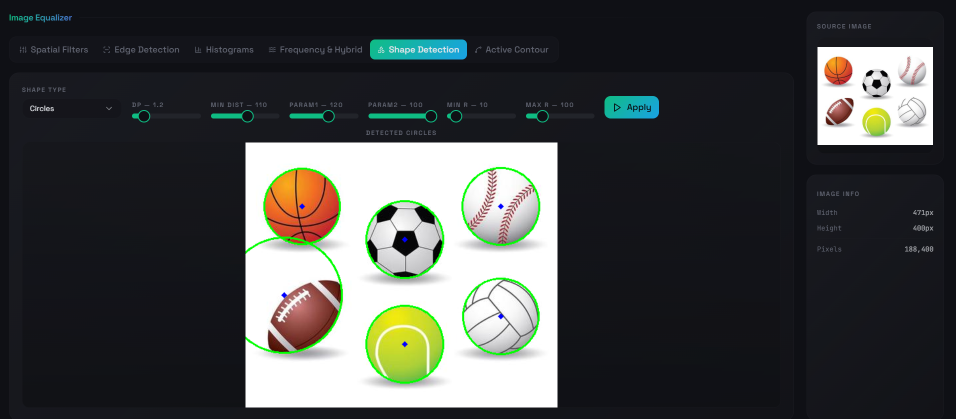
#> input picture image-1.png, 1912 x 837 px (shown at 1/2 size)
$ python -i snake.py   (imports and definitions only)
#> lines starting #> are read from the running program, lines starting #| are printed output that depends on the picture
### Server/utils.py
import numpy as np
from PIL import Image
import io
import base64
import cv2
from numpy.lib.stride_tricks import sliding_window_view


# ── Private 2D convolution (used internally) ─────────────────────────────────
# [33 lines left out: functions _convolve_2d, convolve, gaussian_kernel, not called in this run]


def resize_to_match(img1: np.ndarray, img2: np.ndarray) -> np.ndarray:
    h, w = img1.shape[:2]
    return cv2.resize(img2, (w, h))


def normalize_img(img: np.ndarray) -> np.ndarray:
    if img.max() > 0:
        return (img / img.max() * 255).astype(np.uint8)
    return np.zeros_like(img, dtype=np.uint8)


def to_grayscale(img: np.ndarray) -> np.ndarray:
    if len(img.shape) == 2:
        return img
    return cv2.cvtColor(img, cv2.COLOR_RGB2GRAY)


# [8 lines left out: function image_to_base64, not called in this run]

### Server/snake.py
import cv2
import numpy as np
from utils import normalize_img, to_grayscale


# ─────────────────────────────────────────────
# Internal helpers
# ─────────────────────────────────────────────

def _gaussian_blur(gray: np.ndarray, ksize: int = 5, sigma: float = 1.0) -> np.ndarray:
    k = cv2.getGaussianKernel(ksize, sigma)
    kernel = k @ k.T
    from numpy.lib.stride_tricks import sliding_window_view
    pad = ksize // 2
    padded = np.pad(gray.astype(np.float32), pad, mode='edge')
    windows = sliding_window_view(padded, (ksize, ksize))
    return np.sum(windows * kernel, axis=(2, 3)).astype(np.float32)


def _sobel_magnitude(gray: np.ndarray):
    from numpy.lib.stride_tricks import sliding_window_view

    def _conv2d(img, kern):
        kh, kw = kern.shape
        ph, pw = kh // 2, kw // 2
        padded = np.pad(img.astype(np.float32), ((ph, ph), (pw, pw)), mode='edge')
        windows = sliding_window_view(padded, (kh, kw))
        return np.sum(windows * kern, axis=(2, 3)).astype(np.float32)

    kx = np.array([[-1, 0, 1], [-2, 0, 2], [-1, 0, 1]], dtype=np.float32)
    ky = np.array([[-1, -2, -1], [0, 0, 0], [1, 2, 1]], dtype=np.float32)
    gx = _conv2d(gray, kx)
    gy = _conv2d(gray, ky)
    mag = np.sqrt(gx**2 + gy**2)
    direction = np.arctan2(gy, gx)
    return mag, direction


def _distance_transform(binary_edges: np.ndarray) -> np.ndarray:
    """Simple two-pass distance transform (no scipy needed)."""
    dist = np.full(binary_edges.shape, np.inf, dtype=np.float32)
    h, w = binary_edges.shape
    for y in range(h):
        for x in range(w):
            if binary_edges[y, x] == 0:
                dist[y, x] = 0
            else:
                if x > 0:
                    dist[y, x] = min(dist[y, x], dist[y, x - 1] + 1)
                if y > 0:
                    dist[y, x] = min(dist[y, x], dist[y - 1, x] + 1)
    for y in range(h - 1, -1, -1):
        for x in range(w - 1, -1, -1):
            if x < w - 1:
                dist[y, x] = min(dist[y, x], dist[y, x + 1] + 1)
            if y < h - 1:
                dist[y, x] = min(dist[y, x], dist[y + 1, x] + 1)
    return dist


# ─────────────────────────────────────────────
# Energy map
# ─────────────────────────────────────────────

def _compute_energy_map(img_rgb: np.ndarray):
    gray = to_grayscale(img_rgb)
    blurred = _gaussian_blur(gray, 5, 1.0)

    edges1 = cv2.Canny(blurred.astype(np.uint8), 30, 100)
    edges2 = cv2.Canny(blurred.astype(np.uint8), 50, 150)
    edges3 = cv2.Canny(blurred.astype(np.uint8), 80, 200)
    combined_edges = np.maximum.reduce([edges1, edges2, edges3]).astype(np.float32)

    grad_mag, _ = _sobel_magnitude(blurred)
    grad_mag = normalize_img(grad_mag).astype(np.float32)

    energy_map = 255.0 - (0.6 * grad_mag + 0.4 * combined_edges)

    edge_dist = _distance_transform((255 - combined_edges).astype(np.uint8))
    edge_dist_norm = normalize_img(edge_dist).astype(np.float32)

    combined = 0.5 * energy_map + 0.5 * edge_dist_norm
    smoothed = _gaussian_blur(combined, 5, 1.0)
    return smoothed


# [215 lines left out: functions _compute_gradient_directions, initialize_contour, _resample_contour, _compute_external_forces, _compute_internal_forces, _smooth_contour and 2 more, not called in this run]

>>> import cv2
>>> picture = cv2.imread('../image-1.png')
#> picture is the input picture: shape (837, 1912, 3); mean B, G, R 69.5, 70.1, 67.8
>>> result = _compute_energy_map(picture)
#> in _compute_energy_map, `edges1 = cv2.Canny(blurred.astype(np.uint8), 30, 100)`:
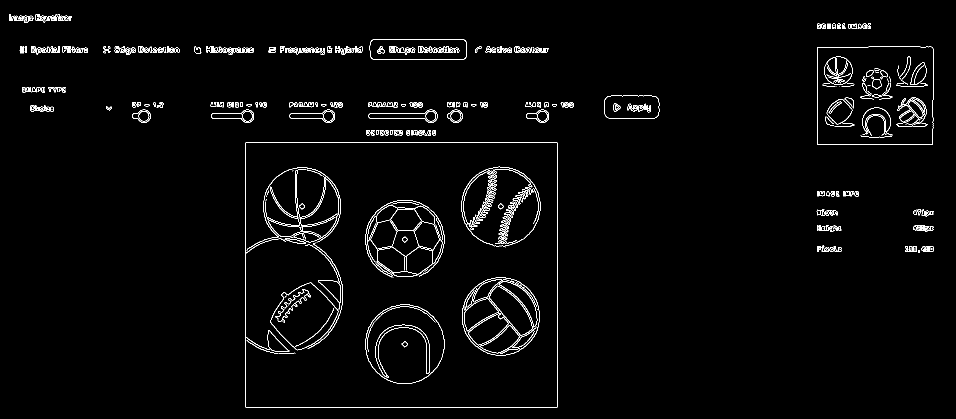
#> edges1: shape (837, 1912) (shown at 1/2 size); 2% white in thin lines or dots
#> in _compute_energy_map, `edges2 = cv2.Canny(blurred.astype(np.uint8), 50, 150)`: edges2: shape (837, 1912); 1.9% white in thin lines or dots
#> in _compute_energy_map, `edges3 = cv2.Canny(blurred.astype(np.uint8), 80, 200)`: edges3: shape (837, 1912); 1.7% white in thin lines or dots
#> in _compute_energy_map, `combined_edges = np.maximum.reduce([edges1, edges2, edges3]).astype(np..`: combined_edges: shape (837, 1912) float32; 2% white in thin lines or dots
#> in _conv2d (call 2), `return np.sum(windows * kern, axis=(2, 3)).astype(np.float32)`:
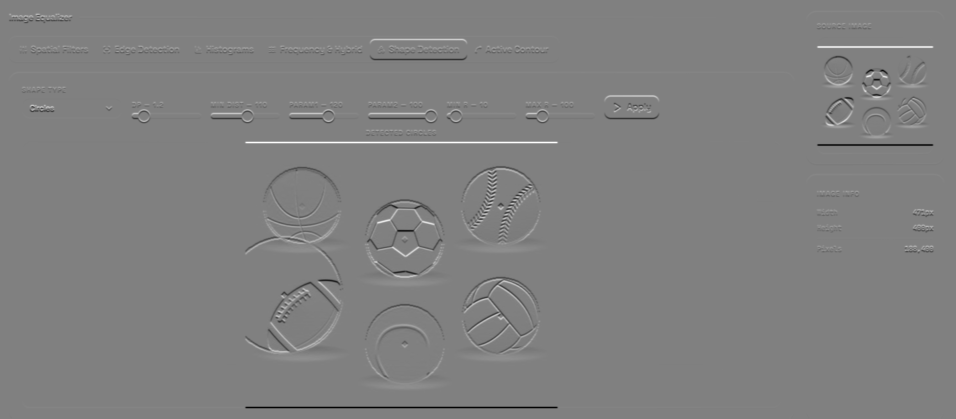
#> returned value: shape (837, 1912) float32 (shown at 1/2 size); min -613, max 602.7, mean 0; drawn with min black and max white
#> in _sobel_magnitude, `direction = np.arctan2(gy, gx)`:
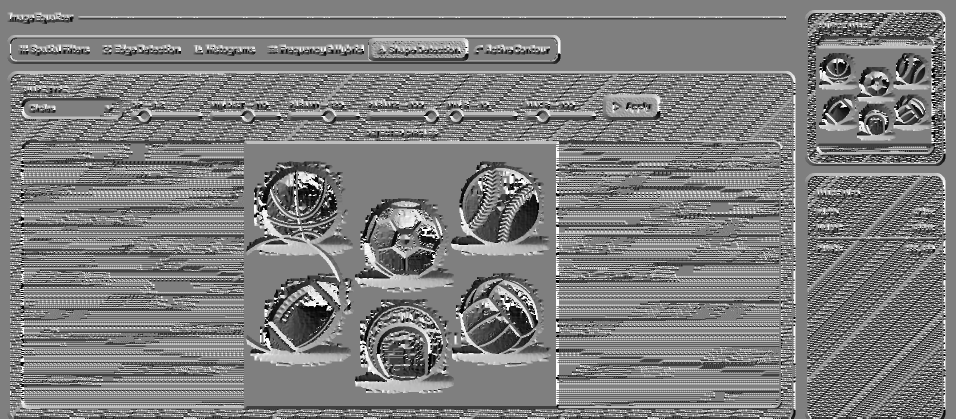
#> direction: shape (837, 1912) float32 (shown at 1/2 size); min -3.14, max 3.14, mean -0.0234; drawn with min black and max white
#> in _compute_energy_map, `energy_map = 255.0 - (0.6 * grad_mag + 0.4 * combined_edges)`:
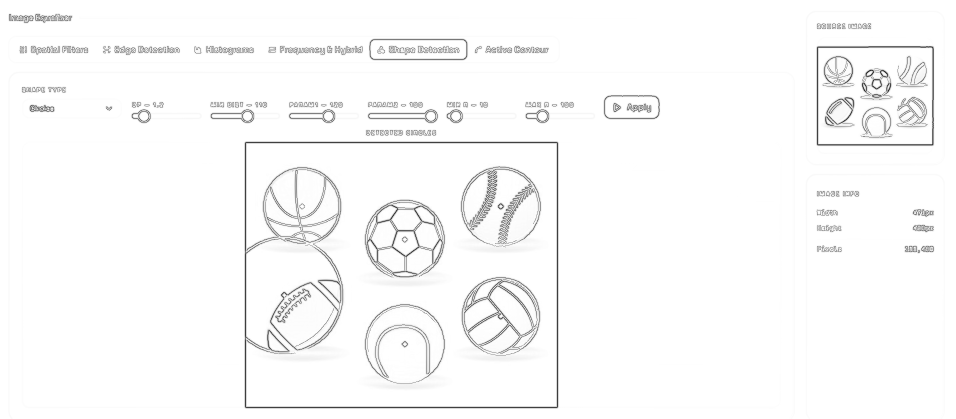
#> energy_map: shape (837, 1912) float32 (shown at 1/2 size); min 0, max 255, mean 249.6
#> after the loop in _distance_transform, `for y in range(h):`:
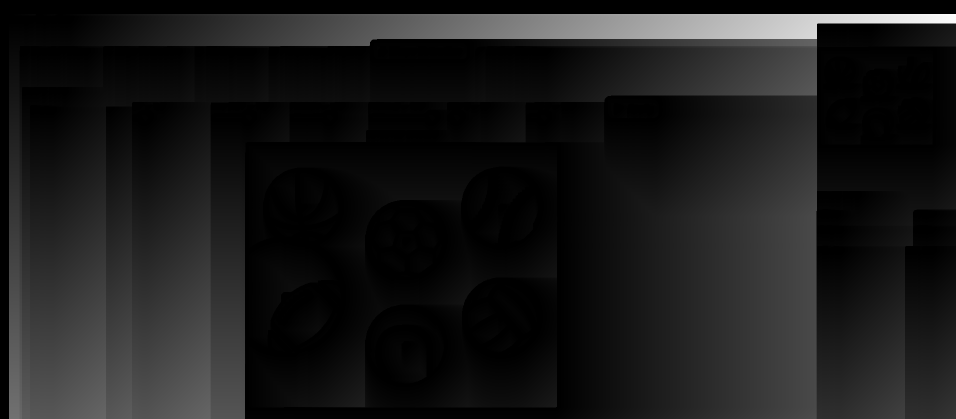
#> dist: shape (837, 1912) float32 (shown at 1/2 size); 4.26% of the values are NaN or infinite; the others: min 0, max 1793, mean 199; drawn with min black, max white, NaN and infinite black
#> after the loop in _distance_transform, `for y in range(h - 1, -1, -1):`:
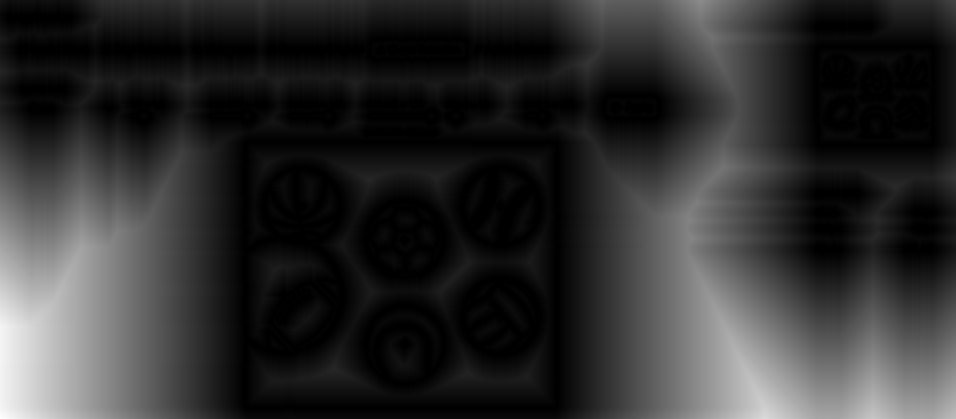
#> dist: shape (837, 1912) float32 (shown at 1/2 size); min 0, max 513, mean 95.8; drawn with min black and max white
#> in _compute_energy_map, `combined = 0.5 * energy_map + 0.5 * edge_dist_norm`:
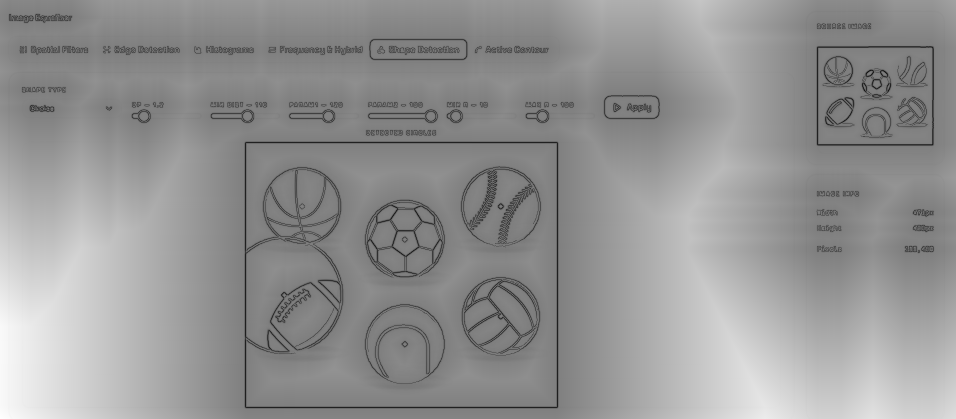
#> combined: shape (837, 1912) float32 (shown at 1/2 size); min 0, max 255, mean 148.3

$ run again, on image-2.png
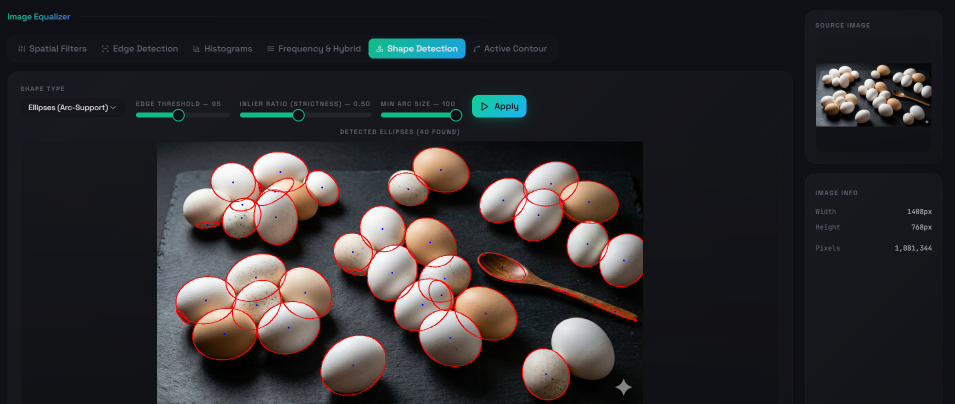
#> input picture image-2.png, 1909 x 807 px (shown at 1/2 size)
#> picture is the input picture: shape (807, 1909, 3); mean B, G, R 47, 45.2, 47.9
#> in _compute_energy_map, `edges1 = cv2.Canny(blurred.astype(np.uint8), 30, 100)`:
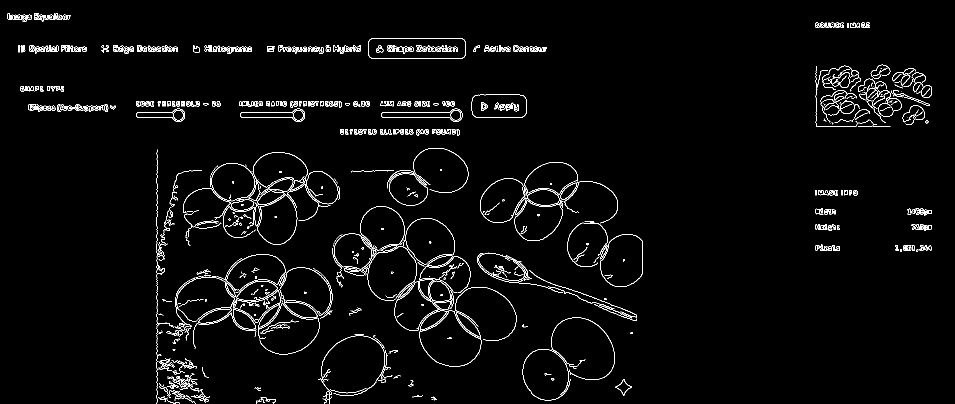
#> edges1: shape (807, 1909) (shown at 1/2 size); 2.6% white in thin lines or dots
#> edges2: shape (807, 1909); 2.2% white in thin lines or dots
#> edges3: shape (807, 1909); 1.8% white in thin lines or dots
#> combined_edges: shape (807, 1909) float32; 2.6% white in thin lines or dots
#> in _compute_energy_map, `combined = 0.5 * energy_map + 0.5 * edge_dist_norm`:
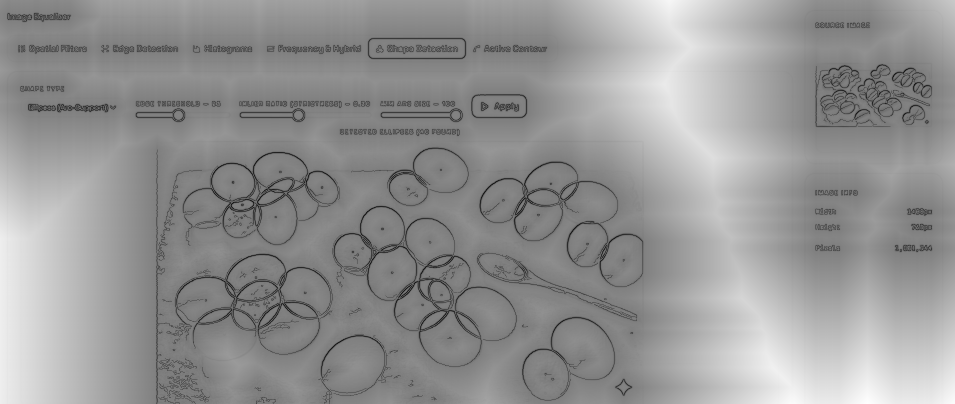
#> combined: shape (807, 1909) float32 (shown at 1/2 size); min 0, max 255, mean 149

$ run again, on image.png
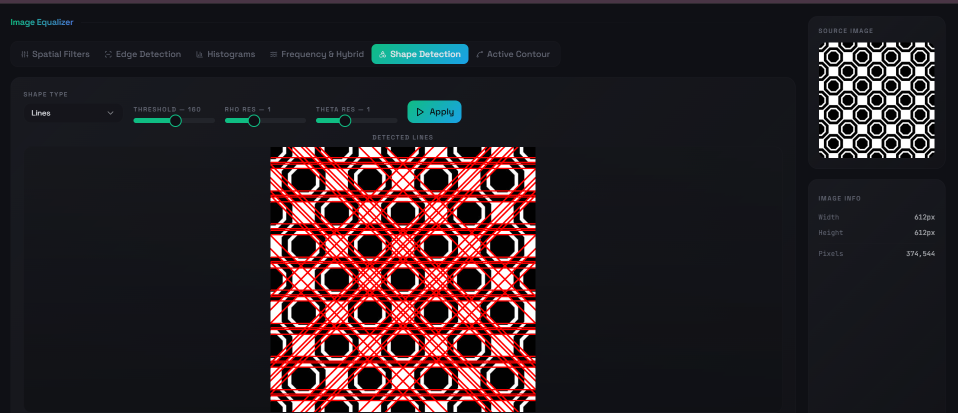
#> input picture image.png, 1915 x 825 px (shown at 1/2 size)
#> picture is the input picture: shape (825, 1915, 3); mean B, G, R 37.2, 33.2, 46.5
#> edges1: shape (825, 1915); 4.3% white in thin lines or dots
#> edges2: shape (825, 1915); 3.9% white in thin lines or dots
#> edges3: shape (825, 1915); 3.7% white in thin lines or dots
#> combined_edges: shape (825, 1915) float32; 4.3% white in thin lines or dots
#> in _compute_energy_map, `combined = 0.5 * energy_map + 0.5 * edge_dist_norm`:
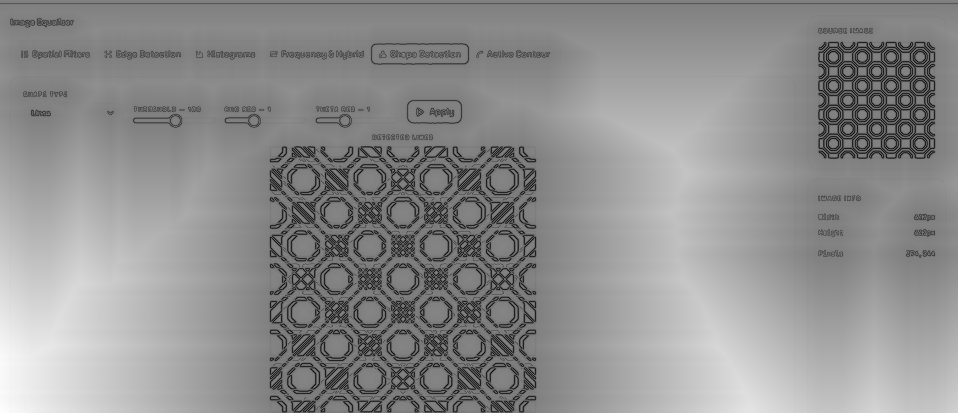
#> combined: shape (825, 1915) float32 (shown at 1/2 size); min 0, max 255, mean 142.9
